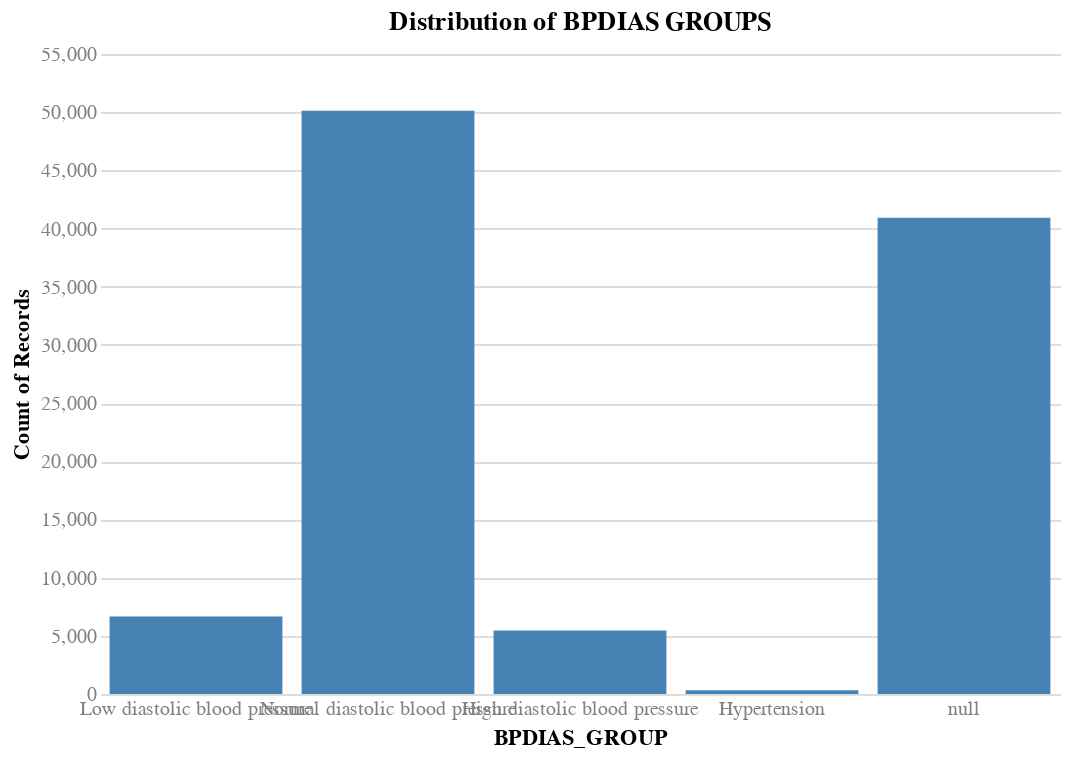

The notebook cell this image was saved under:
### Code cell
# Bin the BPDIAS as diastolic blood pressure status
# <60 = Low diastolic blood pressure
# 60-90 = Normal diastolic blood pressure
# 90-110 = High diastolic blood pressure
# >=110 = Hypertension

bpdias_groups = [
    'Low diastolic blood pressure', 'Normal diastolic blood pressure', 'High diastolic blood pressure', 'Hypertension'
]

def bin_bpdias(bpdias):
    if pd.isna(bpdias): return pd.NA
    elif bpdias < 60: return 'Low diastolic blood pressure'
    elif bpdias < 90: return 'Normal diastolic blood pressure'
    elif bpdias < 110: return 'High diastolic blood pressure'
    else: return 'Hypertension'

X_train['BPDIAS_GROUP'] = X_train['BPDIAS'].apply(bin_bpdias)

# Check the distribution of BPDIAS groups
chart(
    df=X_train,
    x=alt.X('BPDIAS_GROUP:O', sort=bpdias_groups),
    y='count()',
    title='Distribution of BPDIAS GROUPS',
).mark_bar().interactive()

### Figure 1 — Vega specification as saved in the notebook (floating-point values rounded to 4 significant figures)
{"$schema": "https://vega.github.io/schema/vega/v5.json", "data": [{"name": "param_6_store"}, {"name": "source_0"}, {"name": "data_0", "values": [{"BPDIAS_GROUP": "High diastolic blood pressure", "__count": 5453}, {"BPDIAS_GROUP": "Normal diastolic blood pressure", "__count": 50124}, {"BPDIAS_GROUP": null, "__count": 40923}, {"BPDIAS_GROUP": "Low diastolic blood pressure", "__count": 6666}, {"BPDIAS_GROUP": "Hypertension", "__count": 320}]}, {"name": "source_0_x_domain_BPDIAS_GROUP", "values": [{"BPDIAS_GROUP": "High diastolic blood pressure", "sort_field": 2.0}, {"BPDIAS_GROUP": "Normal diastolic blood pressure", "sort_field": 1.0}, {"BPDIAS_GROUP": null, "sort_field": 4.0}, {"BPDIAS_GROUP": "Low diastolic blood pressure", "sort_field": 0.0}, {"BPDIAS_GROUP": "Hypertension", "sort_field": 3.0}]}, {"name": "data_0_y_domain___count", "values": [{"min": 320, "max": 50124}]}], "signals": [{"name": "unit", "value": {}, "on": [{"events": "pointermove", "update": "isTuple(group()) ? group() : unit"}]}, {"name": "param_6", "update": "vlSelectionResolve(\"param_6_store\", \"union\")"}, {"name": "param_6_BPDIAS_GROUP", "on": [{"events": [{"source": "view", "type": "dblclick"}], "update": "null"}, {"events": {"signal": "param_6_translate_delta"}, "update": "panLinear(param_6_translate_anchor.extent_x, -param_6_translate_delta.x / width)"}, {"events": {"signal": "param_6_zoom_delta"}, "update": "zoomLinear(domain(\"x\"), param_6_zoom_anchor.x, param_6_zoom_delta)"}]}, {"name": "param_6_tuple", "on": [{"events": [{"signal": "param_6_BPDIAS_GROUP"}], "update": "param_6_BPDIAS_GROUP ? {unit: \"\", fields: param_6_tuple_fields, values: [param_6_BPDIAS_GROUP]} : null"}]}, {"name": "param_6_tuple_fields", "value": [{"field": "BPDIAS_GROUP", "channel": "x", "type": "E"}]}, {"name": "param_6_translate_anchor", "value": {}, "on": [{"events": [{"source": "scope", "type": "pointerdown"}], "update": "{x: x(unit), y: y(unit), extent_x: domain(\"x\")}"}]}, {"name": "param_6_translate_delta", "value": {}, "on": [{"events": [{"source": "window", "between": [{"source": "scope", "type": "pointerdown"}, {"source": "window", "type": "pointerup"}], "consume": true, "type": "pointermove"}], "update": "{x: param_6_translate_anchor.x - x(unit), y: param_6_translate_anchor.y - y(unit)}"}]}, {"name": "param_6_zoom_anchor", "on": [{"events": [{"source": "scope", "type": "wheel", "consume": true}], "update": "{x: invert(\"x\", x(unit)), y: invert(\"y\", y(unit))}"}]}, {"name": "param_6_zoom_delta", "on": [{"events": [{"source": "scope", "consume": true, "type": "wheel"}], "update": "pow(1.001, event.deltaY * pow(16, event.deltaMode))", "force": true}]}, {"name": "param_6_modify", "on": [{"events": {"signal": "param_6_tuple"}, "update": "modify(\"param_6_store\", param_6_tuple, true)"}]}], "marks": [{"type": "rect", "name": "marks", "from": {"data": "data_0"}, "encode": {"update": {"x": {"field": "BPDIAS_GROUP", "scale": "x"}, "ariaRoleDescription": {"value": "bar"}, "y": {"field": "__count", "scale": "y"}, "fill": {"value": "steelblue"}, "description": {"signal": "\"BPDIAS_GROUP: \" + (isValid(datum[\"BPDIAS_GROUP\"]) ? datum[\"BPDIAS_GROUP\"] : \"\"+datum[\"BPDIAS_GROUP\"]) + \"; Count of Records: \" + (format(datum[\"__count\"], \"\"))"}, "y2": {"value": 0, "scale": "y"}, "width": {"signal": "max(0.25, bandwidth('x'))"}}}, "style": ["bar"], "interactive": true}], "scales": [{"name": "x", "type": "band", "domain": {"data": "source_0_x_domain_BPDIAS_GROUP", "field": "BPDIAS_GROUP", "sort": {"op": "max", "field": "sort_field"}}, "range": [0, {"signal": "width"}], "paddingInner": 0.1, "paddingOuter": 0.05}, {"name": "y", "type": "linear", "domain": [{"signal": "(data(\"data_0_y_domain___count\")[0] || {}).min"}, {"signal": "(data(\"data_0_y_domain___count\")[0] || {}).max"}], "range": [{"signal": "height"}, 0], "nice": true, "zero": true}], "axes": [{"scale": "y", "maxExtent": 0, "minExtent": 0, "labels": false, "gridScale": "x", "orient": "left", "grid": true, "domain": false, "ticks": false, "zindex": 0, "tickCount": {"signal": "ceil(height/40)"}, "aria": false}, {"scale": "x", "orient": "bottom", "grid": false, "title": "BPDIAS_GROUP", "zindex": 0, "labelBaseline": "top"}, {"scale": "y", "labelAlign": "right", "grid": false, "title": "Count of Records", "orient": "left", "tickCount": {"signal": "ceil(height/40)"}, "zindex": 0, "labelOverlap": true}], "title": {"text": "Distribution of BPDIAS GROUPS", "frame": "group"}, "style": "cell", "background": "white", "height": 320, "padding": 5, "config": {"axis": {"domain": false, "labelAngle": 0, "labelColor": "gray", "labelFontSize": 10, "ticks": false}, "style": {"guide-label": {"font": "Helvetica Neue"}, "guide-title": {"font": "Helvetica Neue"}, "group-title": {"font": "Helvetica Neue"}, "group-subtitle": {"font": "Helvetica Neue"}, "cell": {"stroke": null}, "text": {"font": "Helvetica Neue"}}}, "width": 480}
